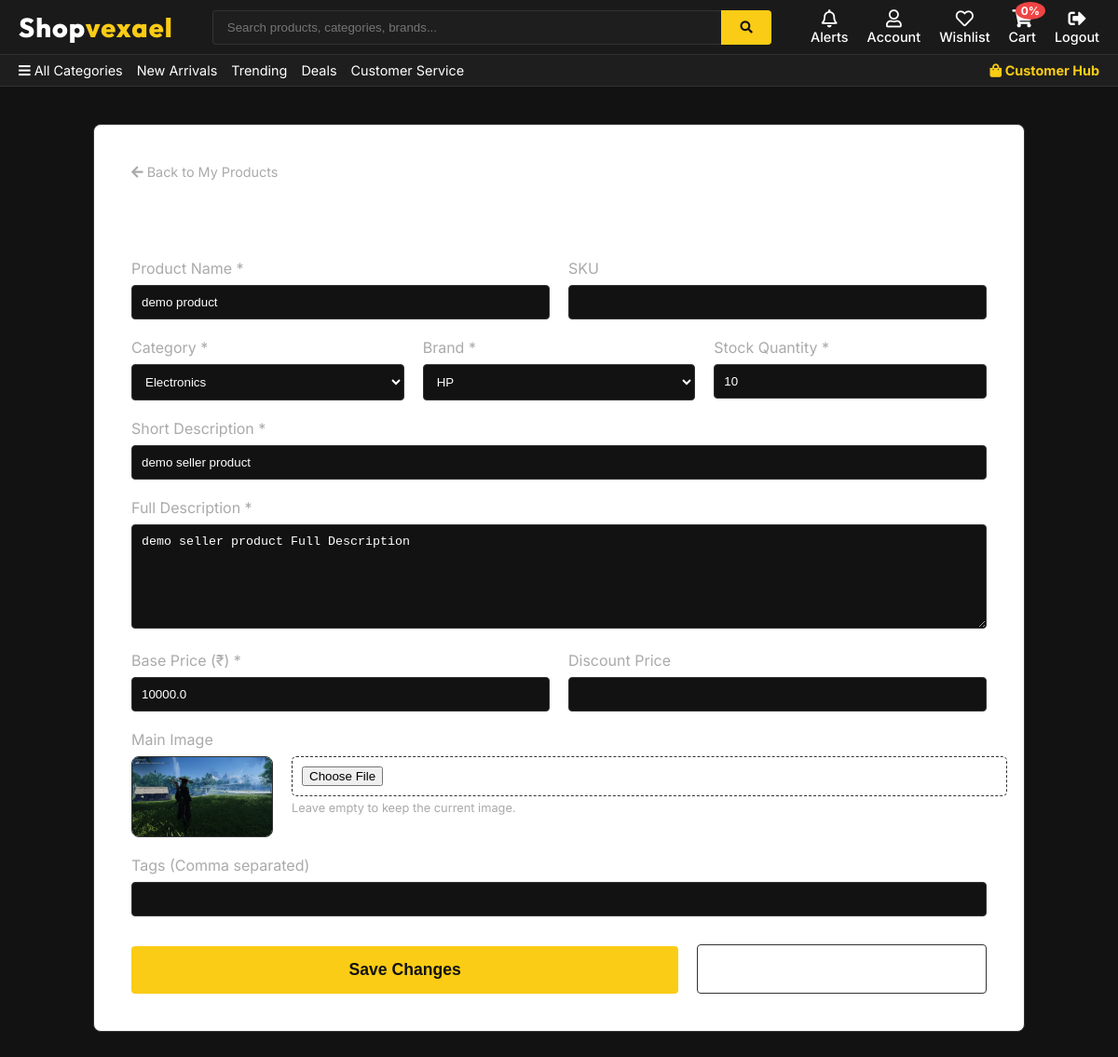
/seller_edit_product/201/ (signed in), run on the app's committed database.
### shop/models.py (models this page shows, shortened)
class Product(models.Model):
    name = models.CharField(max_length=255)
    seller = models.ForeignKey(Seller, on_delete=models.SET_NULL, null=True, blank=True)
    category = models.ForeignKey(Category, on_delete=models.SET_NULL, null=True, blank=True)
    subcategory = models.ForeignKey(SubCategory, on_delete=models.SET_NULL, null=True, blank=True)
    brand = models.ForeignKey(Brand, on_delete=models.SET_NULL, null=True, blank=True)
    price = models.FloatField()
    discount_price = models.FloatField(null=True, blank=True)
    offer_percentage = models.FloatField(default=0.0)
    short_description = models.TextField(null=True, blank=True)
    description = models.TextField(null=True, blank=True)
    image = models.ImageField(upload_to="products/", default="")
    stock = models.IntegerField(default=10)
    sku = models.CharField(max_length=100, unique=True, null=True, blank=True)
    barcode = models.CharField(max_length=100, null=True, blank=True)
    warranty_info = models.CharField(max_length=200, null=True, blank=True)
    delivery_time = models.CharField(max_length=100, null=True, blank=True)
    return_policy = models.CharField(max_length=200, null=True, blank=True)
    tags = models.CharField(max_length=500, null=True, blank=True)  # Comma separated
    weight = models.CharField(max_length=50, null=True, blank=True)
    dimensions = models.CharField(max_length=100, null=True, blank=True)
    country_of_origin = models.CharField(max_length=100, null=True, blank=True)
    views_count = models.IntegerField(default=0)
    date_added = models.DateTimeField(default=now)
    is_trending = models.BooleanField(default=False)
    is_featured = models.BooleanField(default=False)
    is_bestseller = models.BooleanField(default=False)
    is_deleted = models.BooleanField(default=False)

class Category(models.Model):
    name = models.CharField(max_length=100)
    slug = models.SlugField(unique=True, null=True, blank=True)
    image = models.ImageField(upload_to="categories/", null=True, blank=True)

class Brand(models.Model):
    name = models.CharField(max_length=100)
    slug = models.SlugField(unique=True, null=True, blank=True)

### shop/views.py (the view, shortened to what this page needs)
# urls.py: path("seller_edit_product/<int:product_id>/", views.seller_edit_product, name="seller_edit_product"),
@seller_required
def seller_edit_product(request, product_id):
    seller = Seller.objects.get(user=request.user)
    product = get_object_or_404(Product, id=product_id, seller=seller)
    categories = Category.objects.all()
    brands = Brand.objects.all()
    context = {'product': product, 'categories': categories, 'brands': brands, 'cartItems': cartData(request)['cartItems']}
    return render(request, 'seller_edit_product.html', context)

### shop/inherit.py (called while the page is built)
def cartData(request):
    unread_notifications = 0
    if request.user.is_authenticated:
        customer, created = Customer.objects.get_or_create(user=request.user, email=request.user.email, name=request.user.username)
        order, created = Order.objects.get_or_create(customer=customer, complete=False)
        items = order.orderitem_set.all()
        cartItems = order.get_cart_items
        unread_notifications = Notification.objects.filter(user=request.user, is_read=False).count()
    else:
        items = []
        order = {'get_cart_total':0, 'get_cart_items':0}
        cartItems = order['get_cart_items']
    return {'cartItems':cartItems, 'items':items, 'order':order, 'unread_notifications': unread_notifications}

### shop/models.py (called while the page is built)
    @property
    def get_cart_items(self):
        orderitems = self.orderitem_set.all()
        total = sum([item.quantity for item in orderitems])
        return total

### shop/views.py (called while the page is built)
def seller_required(f):
    @wraps(f)
    def wrap(request, *args, **kwargs):
        if not request.user.is_authenticated:
            return redirect('/login/')
        if not Seller.objects.filter(user=request.user).exists():
            return redirect('/seller_signup/')
        return f(request, *args, **kwargs)
    return wrap

### shop/templates/seller_edit_product.html (shortened to what this page needs)
{% extends 'base.html' %}
{% load static %}
{% block body %}
<div style="padding: 40px 20px; max-width: 1000px; margin: 0 auto;">
    <div class="product-card" style="padding: 40px; background: white;">
        <div style="margin-bottom: 30px;">
            <a href="/seller_products/" style="color: var(--text-secondary); text-decoration: none; font-size: 0.9rem;"><i class="fas fa-arrow-left"></i> Back to My Products</a>
            <h1 style="margin: 15px 0 0;">Edit Product: {{ product.name }}</h1>
        </div>
        <form method="POST" enctype="multipart/form-data">
            <div style="display: grid; grid-template-columns: 1fr 1fr; gap: 20px;">
                <div class="form-group">
                    <label>Product Name *</label>
                    <input type="text" name="name" class="form-control" value="{{ product.name }}" required>
                </div>
                <div class="form-group">
                    <label>SKU</label>
                    <input type="text" name="sku" class="form-control" value="{{ product.sku|default:'' }}">
                </div>
            </div>
            <div style="display: grid; grid-template-columns: 1fr 1fr 1fr; gap: 20px;">
                <div class="form-group">
                    <label>Category *</label>
                    <select name="category" class="form-control" required>
                        {% for cat in categories %}
                            <option value="{{ cat.id }}" {% if product.category.id == cat.id %}selected{% endif %}>{{ cat.name }}</option>
                        {% endfor %}
                    </select>
                </div>
                <div class="form-group">
                    <label>Brand *</label>
                    <select name="brand" class="form-control" required>
                        {% for brand in brands %}
                            <option value="{{ brand.id }}" {% if product.brand.id == brand.id %}selected{% endif %}>{{ brand.name }}</option>
                        {% endfor %}
                    </select>
                </div>
                <div class="form-group">
                    <label>Stock Quantity *</label>
                    <input type="number" name="stock" class="form-control" value="{{ product.stock }}" required>
                </div>
            </div>
            <div class="form-group">
                <label>Short Description *</label>
                <input type="text" name="short_description" class="form-control" value="{{ product.short_description|default:'' }}" required>
            </div>
            <div class="form-group">
                <label>Full Description *</label>
                <textarea name="description" class="form-control" rows="6" required>{{ product.description|default:'' }}</textarea>
            </div>
            <div style="display: grid; grid-template-columns: 1fr 1fr; gap: 20px;">
                <div class="form-group">
                    <label>Base Price (₹) *</label>
                    <input type="number" step="0.01" name="price" class="form-control" value="{{ product.price }}" required>
                </div>
                <div class="form-group">
                    <label>Discount Price</label>
                    <input type="number" step="0.01" name="discount_price" class="form-control" value="{{ product.discount_price|default:'' }}">
                </div>
            </div>
            <div class="form-group">
                <label>Main Image</label>
                <div style="display: flex; gap: 20px; align-items: flex-start;">
                    {% if product.image %}
                    <img src="{{ product.image.url }}" style="width: 150px; border-radius: 8px; border: 1px solid var(--border-color);">
                    {% endif %}
                    <div style="flex: 1;">
                        <input type="file" name="image" class="form-control-file" style="padding: 10px; border: 1px dashed var(--border-color); border-radius: 5px; width: 100%;">
                        <p style="font-size: 0.8rem; color: var(--text-secondary); margin-top: 5px;">Leave empty to keep the current image.</p>
                    </div>
                </div>
            </div>
            <div class="form-group">
                <label>Tags (Comma separated)</label>
                <input type="text" name="tags" class="form-control" value="{{ product.tags|default:'' }}">
            </div>
            <div style="margin-top: 30px; display: flex; gap: 20px;">
                <button type="submit" class="btn-primary" style="flex: 2; padding: 15px; font-size: 1.1rem;">Save Changes</button>
                <a href="/seller_products/" class="btn-primary" style="flex: 1; padding: 15px; font-size: 1.1rem; background: transparent; border: 1px solid var(--border-color); color: var(--text-primary); text-decoration: none; text-align: center;">Cancel</a>
            </div>
        </form>
    </div>
</div>
{% endblock %}

### static/css/style.css (style rules this page uses)
:root { --bg-dark: #121212; --bg-card: #1e1e1e; --bg-card-hover: #2a2a2a; --text-primary: #ffffff; --text-secondary: #aaaaaa; --accent-gold: #facc15; --accent-gold-hover: #eab308; --accent-red: #ef4444; --border-color: #333333; --glass-bg: rgba(30, 30, 30, 0.7); --glass-border: rgba(255, 255, 255, 0.1); }
body { background-color: var(--bg-dark); color: var(--text-primary); font-family: 'Inter', 'Segoe UI', Tahoma, Geneva, Verdana, sans-serif; margin: 0; padding: 0; }
.product-card { background-color: var(--bg-card); border-radius: 8px; border: 1px solid var(--border-color); overflow: hidden; transition: transform 0.2s, box-shadow 0.2s; display: flex; flex-direction: column; }
.btn-primary { background-color: var(--accent-gold); color: var(--bg-dark); border: none; padding: 10px; border-radius: 4px; font-weight: bold; cursor: pointer; width: 100%; margin-top: auto; transition: background-color 0.2s; }
.form-group { margin-bottom: 20px; }
.form-group label { display: block; margin-bottom: 8px; color: var(--text-secondary); }
.form-control { width: 100%; padding: 10px; background-color: var(--bg-dark); border: 1px solid var(--border-color); color: var(--text-primary); border-radius: 4px; box-sizing: border-box; }
.product-card { animation: fadeIn 0.4s ease forwards; }

### data on the page
Product: name "demo product", category "Electronics", brand "HP", stock "10", short_description "demo seller product", description "demo seller product Full Description", price "10000.0", image (picture)
